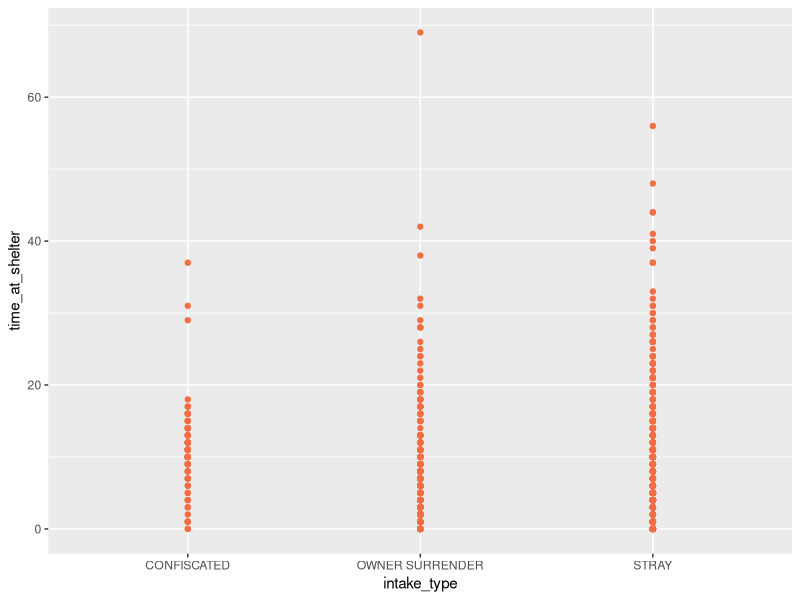
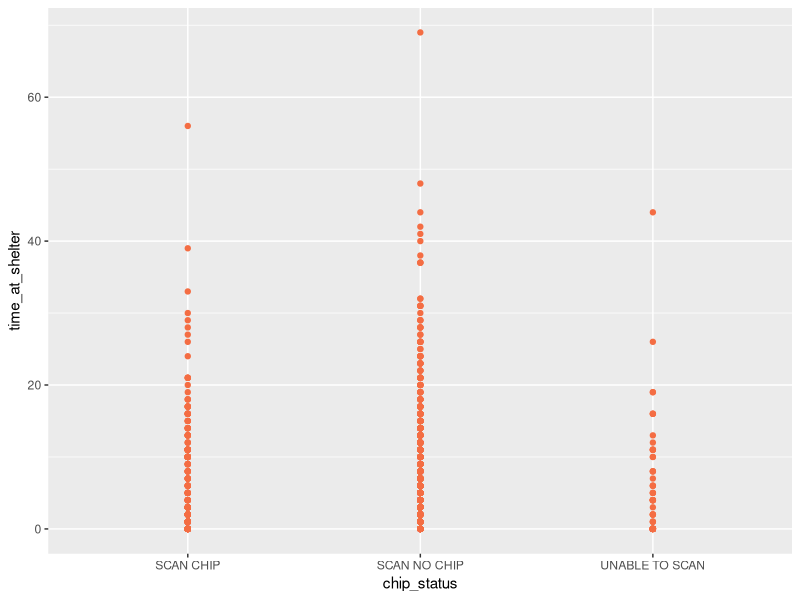
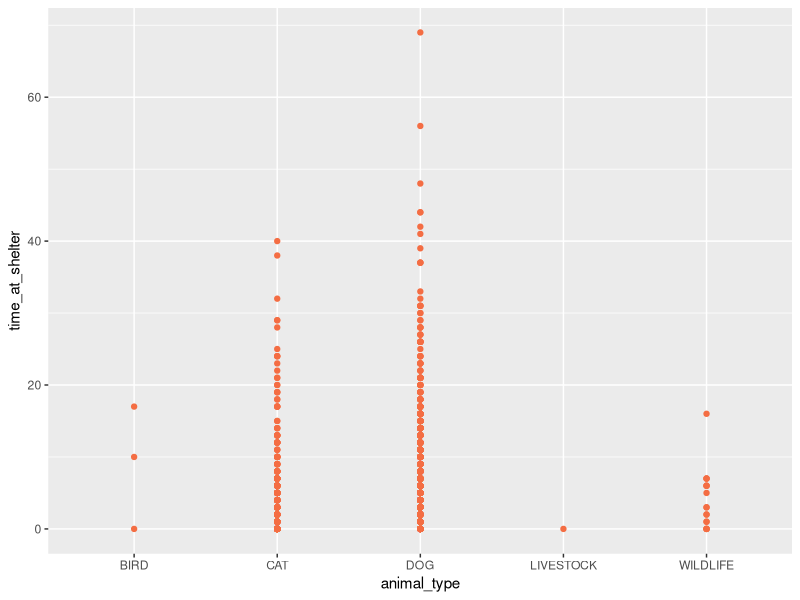
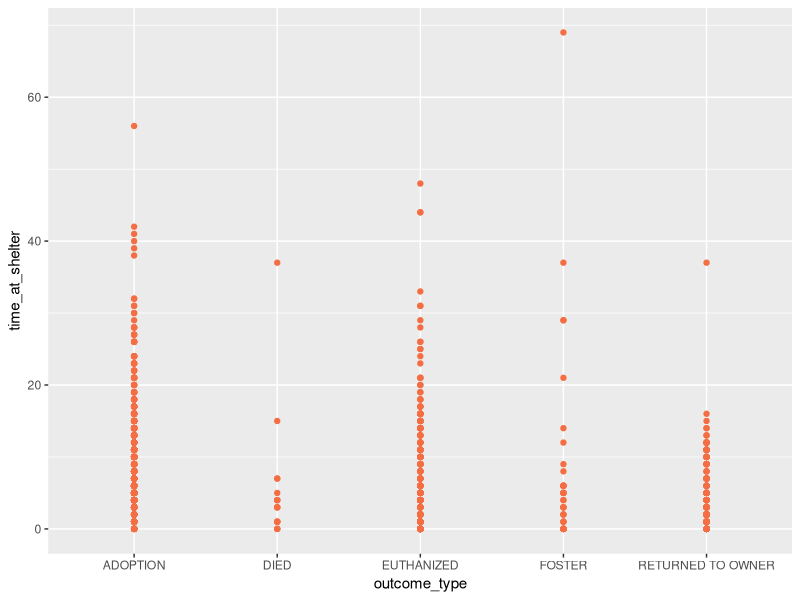
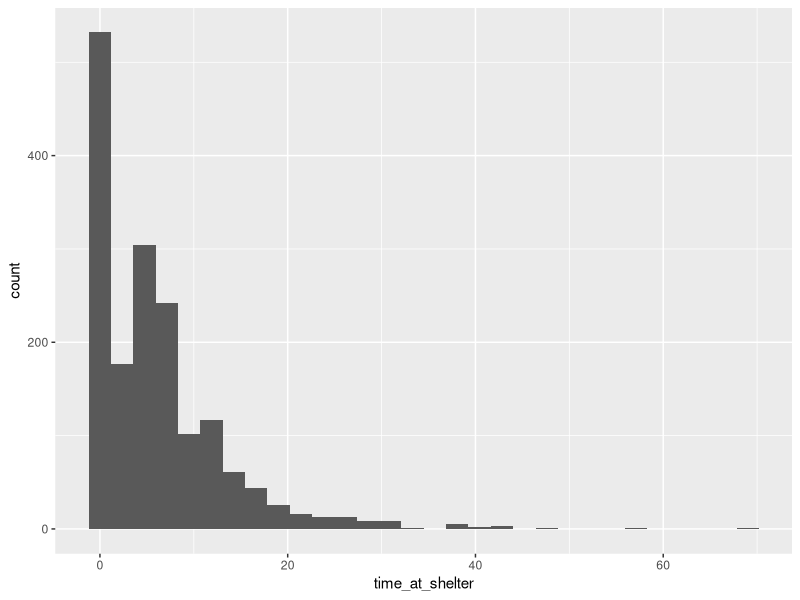
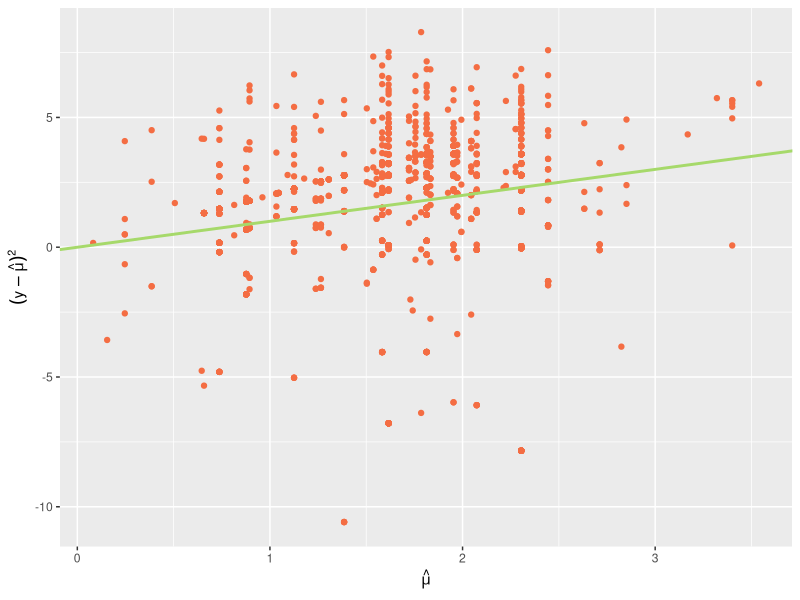
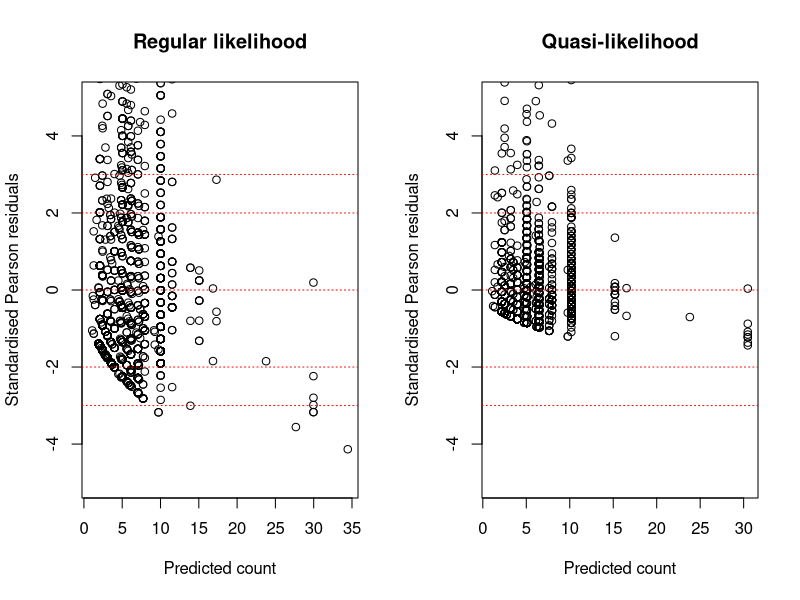

Generate these figures, in order, with R: (Note: this script raises an error after producing the figures.)
## ---- chunk 1
knitr::opts_chunk$set(echo = TRUE)
library(readr)
library(ggplot2)
library(tidyr)
library(dplyr)
library(scales)
library(skimr)
library(ggplot2)
library(tidyverse)
library(lmtest)
library(MASS)
library(pscl)
library(gridExtra)
## ---- chunk 2
animals=read.csv('dataset11.csv')
glimpse(animals)
## ---- chunk 3
p1<-ggplot(animals,mapping=aes(x=intake_type,y=time_at_shelter))+
  geom_point(col="#f46d43")
p2<-ggplot(animals,mapping=aes(x=chip_status,y=time_at_shelter))+
  geom_point(col="#f46d43")
p3<-ggplot(animals,mapping=aes(x=animal_type,y=time_at_shelter))+
  geom_point(col="#f46d43")
p4<-ggplot(animals,mapping=aes(x=outcome_type,y=time_at_shelter))+
  geom_point(col="#f46d43")
p1
p2
p3
p4
## ---- chunk 4
ggplot(data=animals,aes(x=time_at_shelter))+
  geom_histogram()
## ---- chunk 5
animals$animal_type[which(animals$animal_type=='BIRD')]<-"OTHERS"
animals$animal_type[which(animals$animal_type=="WILDLIFE")]<-"OTHERS"
animals$animal_type[which(animals$animal_type=="LIVESTOCK")]<-"OTHERS"
animals.cleaned=subset(animals,select=-c(month,year))

## ---- chunk 6
zero_set<-animals.cleaned%>%
  filter(time_at_shelter=="0")
nrow(zero_set)
## ---- chunk 7
animals.glm = glm(time_at_shelter~animal_type + intake_type + chip_status+outcome_type, data=animals.cleaned, family=poisson(link="log"))
animals.glm%>%
  summary()
## ---- chunk 8
#person statistic
sum(resid(animals.glm ,type="pearson")^2)
#Chi-Square(1665)
qchisq(0.95,1665,ncp=0)
## ---- chunk 9
ggplot(animals.glm, aes(x=log(fitted(animals.glm)), y=log((animals.cleaned$time_at_shelter-fitted(animals.glm))^2)))+ geom_point(col="#f46d43") +geom_abline(slope=1, intercept=0, col="#a6d96a", size=1) + ylab(expression((y-hat(mu))^2)) + xlab(expression(hat(mu)))
## ---- chunk 10
animals.outlier=animals.cleaned%>%
  mutate(x=fitted(animals.glm),y=(animals.cleaned$time_at_shelter-fitted(animals.glm))^2)
animals.cleaned2=animals.outlier %>% slice(-c(191,135))
## ---- chunk 11
animals.glm2 = glm(time_at_shelter~animal_type + intake_type + chip_status+outcome_type, data=animals.cleaned2, family=poisson(link="log"))
animals.glm2%>%
  summary()
## ---- chunk 12
animals.glm.quasi = glm(time_at_shelter~animal_type + intake_type + chip_status+outcome_type, data=animals.cleaned, family=quasipoisson(link="log"))
animals.glm.quasi%>%
  summary()
drop1(animals.glm.quasi, test = "F")
## ---- chunk 13
animals.glm.quasi = glm(time_at_shelter~animal_type + intake_type + outcome_type, data=animals.cleaned, family=quasipoisson(link="log"))
animals.glm.quasi%>%
  summary()
drop1(animals.glm.quasi, test = "F")
## ---- chunk 14
c(animals.glm$deviance, animals.glm.quasi$deviance)
## ---- chunk 15
pred <- predict(animals.glm, type = "response")
stand.resid <- rstandard(model = animals.glm, type = "pearson") # Standardised Pearson residuals
par(mfrow=c(1,2))
plot(x = pred, y = stand.resid, xlab = "Predicted count", ylab = "Standardised Pearson residuals",
main = "Regular likelihood", ylim = c(-5,5))
abline(h = c(-3, -2, 0, 2, 3), lty = "dotted", col = "red")

pred <- predict(animals.glm.quasi, type = "response")
stand.resid <- rstandard(model = animals.glm.quasi, type = "pearson") # Standardised Pearson residuals
plot(x = pred, y = stand.resid, xlab = "Predicted count", ylab = "Standardised Pearson residuals", main = "Quasi-likelihood", ylim = c(-5,5))
abline(h = c(-3, -2, 0, 2, 3), lty = "dotted", col = "red")
## ---- chunk 16
animals.glm.cleaned$df.null
qchisq(0.95,1655)
